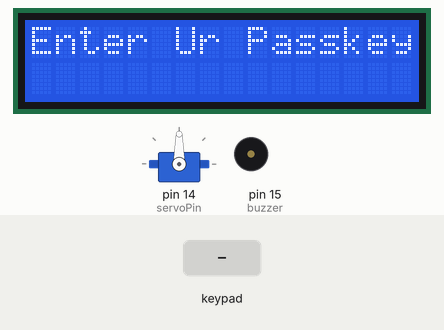
This sketch was run on a simulated Arduino Uno, built with avr-gcc and run on an emulated ATmega328P. Parts: servo, 16×2 character LCD, buzzer (waves = sounding, pin HIGH). The inputs (shaded band) are chosen by the test bench. EEPROM starts erased.

Above: at 2.3 s.
2.4 s: keypad keys 5 6 7 # pressed 0.4 s apart
At 3.9 s:
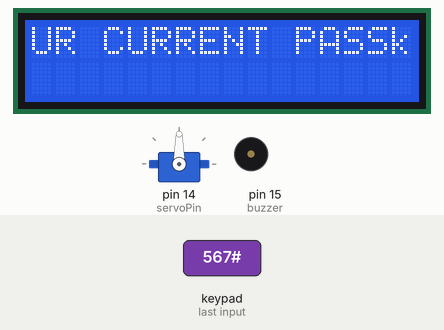
5.5 s: key '#' pressed
At 6.8 s:
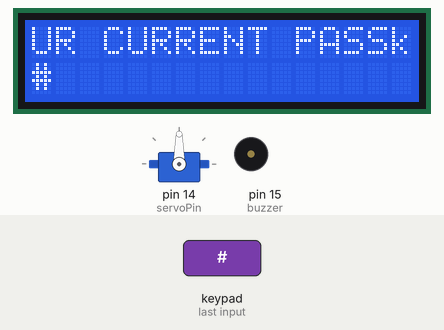
7.2 s: keypad keys 5 6 7 pressed 0.4 s apart
At 8.9 s:
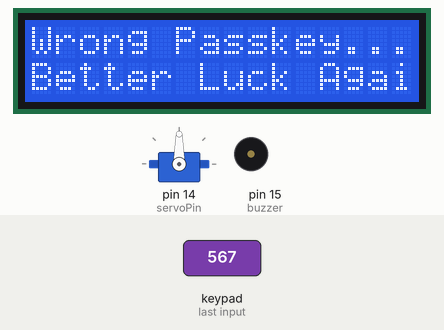
10.5 s: key '1' pressed
At 11.8 s:
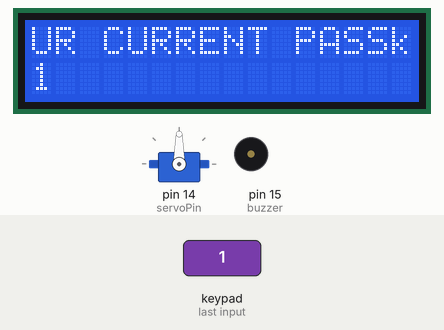
12.2 s: keypad keys 2 3 4 pressed 0.4 s apart
At 13.9 s:
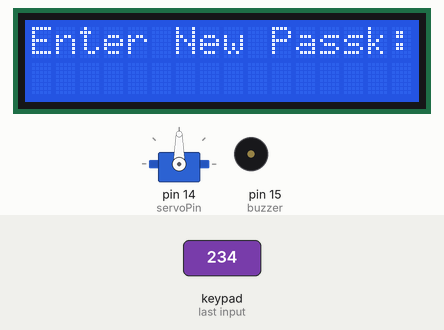
15.0 s: keypad keys 2 3 4 # pressed 0.4 s apart
At 18.5 s:
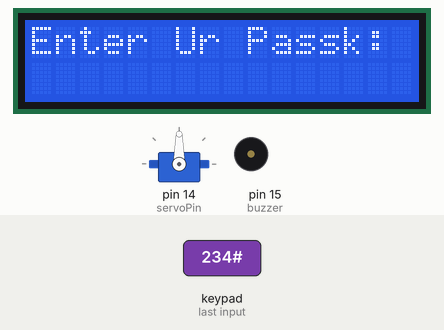
Timing chart, 0 to 20.0 s (numbered marks = the images above; inputs shaded):
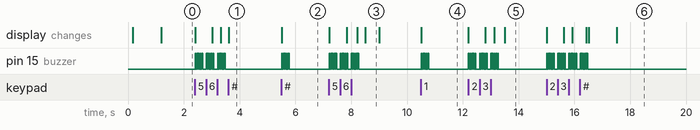

The sketch:

bike_lock.ino
```cpp
#include <Keypad.h>
#include<LiquidCrystal.h>
#include<EEPROM.h>
#include <SoftwareSerial.h>

SoftwareSerial mySerial(0,1);

#define buzzer 15
#include <Servo.h>
#define out 16          //wrong passsword buzzer
int servoPin = 14;
Servo Servo1;
LiquidCrystal lcd(13,12,11,10,9,8);

void ser();
void beep();
void wrong();
void tempwrong();
void thief();

char password[4];
char pass[4],pass1[4];
int i=0;
int change_count=0;
char customKey=0;

const byte ROWS = 3; //four rows
const byte COLS = 3; //four columns

char hexaKeys[ROWS][COLS] = {
  {'1','4','7'},
  {'2','5','8'},
  {'3','6','#'}

};

byte rowPins[ROWS] = {5, 6, 7}; //connect to the row pinouts of the keypad
byte colPins[COLS] = {2, 3, 4}; //connect to the column pinouts of the keypad

//initialize an instance of class NewKeypad
Keypad customKeypad = Keypad( makeKeymap(hexaKeys), rowPins, colPins, ROWS, COLS);

void setup()
{

  mySerial.begin(9600);   // Setting the baud rate of GSM Module
  Serial.begin(9600);    // Setting the baud rate of Serial Monitor (Arduino)
  delay(100);


  Servo1.attach(servoPin);
  lcd.begin(16,2);

  pinMode(buzzer, OUTPUT);

  lcd.print("  Electronic ");
  lcd.setCursor(0,1);
  lcd.print("  Keypad Lock ");
  delay(1000);
  lcd.clear();
  lcd.print("Enter Ur Passkey:");
  lcd.setCursor(0,1);

  for(int j=0;j<4;j++)
       EEPROM.write(j, j+49);
  for(int j=0;j<4;j++)
      pass[j]=EEPROM.read(j);
}

int count=0;
void loop()
{

  customKey = customKeypad.getKey();

  if(customKey=='#')
  {
        change();
  }

  if (customKey)
  {
     count++;
     password[i++]=customKey;
     lcd.print(customKey);
     beep();
  }

  if(count==14)
     thief();


  if(i==4)
  {
    delay(200);
    for(int j=0;j<4;j++)
        pass[j]=EEPROM.read(j);
    if(!(strncmp(password, pass,4)))
    {

        beep();
        lcd.clear();
        lcd.print("Passkey Accepted");
        delay(100);
        ser();
        lcd.setCursor(0,1);
        lcd.print("#.Change Passkey");
        delay(100);
        lcd.clear();
        lcd.print("Enter Passkey:");
        lcd.setCursor(0,1);
        i=0;
        count=0;
    }

    else
    {
          tempwrong();

          lcd.clear();
          lcd.print("Access Denied...");
          lcd.setCursor(0,1);
          lcd.print("#.Change Passkey");
          delay(1000);
          lcd.clear();
          lcd.print("Enter Passkey:");
          lcd.setCursor(0,1);
          i=0;

          count++;
    }
  }
}


void tempwrong()
{
  for(int i=0;i<50;i++)
  {
       digitalWrite (buzzer, HIGH);                                                         // This will turn the buzzer ON
       delay (20) ;                                                                                      // Giving a Delay of 1ms will set frequency 1
       digitalWrite (buzzer, LOW);                                                          // This will turn the buzzer OFF
       delay (20) ;
  }
}

void thief()
{
    i=0;
    lcd.clear();
    lcd.setCursor(0,1);
    lcd.print("****BLOCKED****");
    lcd.setCursor(0,1);
    SendMessage();
                                                                          // Declaring variables
     while (1)
     {
       for (i = 0; i <80; i++)
       {                                                                     // 100 cycles of sound
          digitalWrite (buzzer, HIGH);                                                         // This will turn the buzzer ON
          delay (1) ;                                                                                      // Giving a Delay of 1ms will set frequency 1
          digitalWrite (buzzer, LOW);                                                          // This will turn the buzzer OFF
          delay (1) ;                                                                                      // Giving a delay ms
       }
       for (i = 0; i <100; i++)
       {                                                                       // 100 cycles of sound
           digitalWrite (buzzer, HIGH);                                                         // This will turn the buzzer ON
           delay (2) ;                                                                                      // Giving a delay of 2ms will set frequency 2
           digitalWrite (buzzer, LOW);                                                          // This will turn the buzzer OFF
           delay (2) ;                                                                                      // Giving a delay of 2ms
       }
     }

}
void change()
{

  int j=0;
  lcd.clear();
  lcd.print("UR CURRENT PASSk");
  lcd.setCursor(0,1);

  while(j<4)
  {
    char key=customKeypad.getKey();
    if(key)
    {
      pass1[j++]=key;
      lcd.print(key);
      beep();
    }
    key=0;
  }
  delay(200);

  if((strncmp(pass1, pass, 4)))
  {
    lcd.clear();
    lcd.print("Wrong Passkey...");
    lcd.setCursor(0,1);
    lcd.print("Better Luck Again");
    delay(500);

    if(change_count<2)
    {
        change_count++;
        change();
    }
    else
        thief();


  }
  else
  {
    j=0;

    lcd.clear();
    lcd.print("Enter New Passk:");
    lcd.setCursor(0,1);
    while(j<4)
    {
        char key=customKeypad.getKey();
        if(key)
        {
          pass[j]=key;
          lcd.print(key);
          EEPROM.write(j,key);
          j++;
          beep();
        }
   }
    lcd.print("  Done......");
    change_count=0;
    delay(1000);
  }
  lcd.clear();
  lcd.print("Enter Ur Passk:");
  lcd.setCursor(0,1);
  i=0;
  customKey=0;
}


void beep()
{

    for(int k=0;k<5;k++)
    {
      digitalWrite(buzzer, HIGH);
      delay(30);
      digitalWrite(buzzer, LOW);
      delay(30);
    }
}


void ser(){
   // Make servo go to 0 degrees
   Servo1.write(0);
   delay(1000);
   // Make servo go to 90 degrees
   Servo1.write(90);
   delay(1000);
   // Make servo go to 180 degrees
   Servo1.write(180);
   delay(1000);
   ser();
}

 void SendMessage()
{
  Serial.println("Sending SMS");
  mySerial.begin(9600);
  delay(100);
  mySerial.println("AT+CMGS=\"+917022308599\"\r");
   delay(100);
  mySerial.println("I am SMS from GSM Module");
    delay(1000);
   Serial.println("SENT");
}
```

Measured:
- after the input at 2.4 s, pin 15 (buzzer): LOW → HIGH at once, then repeats every 0.40 s: 4 × (LOW 0.03 s, HIGH 0.03 s), LOW 0.13 s, HIGH 0.03 s, until it stays LOW from 3.5 s; the display: first changes at once (image 1 shows a later state)
- after the input at 5.5 s, pin 15 (buzzer): alternates HIGH for 0.03 s and LOW for 0.03 s, 10 changes in all, then stays LOW, starting at once; the display: changes at once (image 2)
- after the input at 7.2 s, pin 15 (buzzer): LOW → HIGH at once, then repeats every 0.39 s: 4 × (LOW 0.03 s, HIGH 0.03 s), LOW 0.12 s, HIGH 0.03 s, until it stays LOW from 8.3 s; the display: first changes at once (image 3 shows a later state)
- after the input at 10.5 s, pin 15 (buzzer): alternates HIGH for 0.03 s and LOW for 0.03 s, 10 changes in all, then stays LOW, starting at once; the display: changes at once (image 4)
- after the input at 12.2 s, pin 15 (buzzer): LOW → HIGH at once, then repeats every 0.40 s: 4 × (LOW 0.03 s, HIGH 0.03 s), LOW 0.13 s, HIGH 0.03 s, until it stays LOW from 13.3 s; the display: first changes at once (image 5 shows a later state)
- after the input at 15.0 s, pin 15 (buzzer): LOW → HIGH at once, then repeats every 0.40 s: 4 × (LOW 0.03 s, HIGH 0.03 s), LOW 0.13 s, HIGH 0.03 s, until it stays LOW from 16.5 s; the display: first changes at once (image 6 shows a later state)
- what the display in image 3 shows lasts 0.5 s, from 8.5 s to 9.0 s
